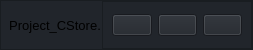
           <widget class="QFrame" name="contentTopBg">
            <property name="maximumSize">
             <size>
              <width>16777215</width>
              <height>50</height>
             </size>
            </property>
            <property name="styleSheet">
             <string notr="true">background-color: rgb(33, 37, 43);</string>
            </property>
            <property name="frameShape">
             <enum>QFrame::StyledPanel</enum>
            </property>
            <property name="frameShadow">
             <enum>QFrame::Raised</enum>
            </property>
            <layout class="QHBoxLayout" name="horizontalLayout">
             <property name="spacing">
              <number>0</number>
             </property>
             <property name="leftMargin">
              <number>0</number>
             </property>
             <property name="topMargin">
              <number>0</number>
             </property>
             <property name="rightMargin">
              <number>0</number>
             </property>
             <property name="bottomMargin">
              <number>0</number>
             </property>
             <item>
              <widget class="QFrame" name="leftBox">
               <property name="styleSheet">
                <string notr="true">background-color: transparent;</string>
               </property>
               <property name="frameShape">
                <enum>QFrame::StyledPanel</enum>
               </property>
               <property name="frameShadow">
                <enum>QFrame::Raised</enum>
               </property>
               <layout class="QHBoxLayout" name="horizontalLayout_3">
                <property name="spacing">
                 <number>0</number>
                </property>
                <property name="leftMargin">
                 <number>0</number>
                </property>
                <property name="topMargin">
                 <number>0</number>
                </property>
                <property name="rightMargin">
                 <number>0</number>
                </property>
                <property name="bottomMargin">
                 <number>0</number>
                </property>
                <item>
                 <widget class="QLabel" name="leftLabel">
                  <property name="font">
                   <font>
                    <pointsize>10</pointsize>
                    <italic>false</italic>
                    <bold>false</bold>
                   </font>
                  </property>
                  <property name="styleSheet">
                   <string notr="true">background-color: transparent;</string>
                  </property>
                  <property name="text">
                   <string>  Project_CStore.</string>
                  </property>
                 </widget>
                </item>
               </layout>
              </widget>
             </item>
             <item>
              <widget class="QFrame" name="rightButtons">
               <property name="maximumSize">
                <size>
                 <width>150</width>
                 <height>16777215</height>
                </size>
               </property>
               <property name="frameShape">
                <enum>QFrame::StyledPanel</enum>
               </property>
               <property name="frameShadow">
                <enum>QFrame::Raised</enum>
               </property>
               <layout class="QHBoxLayout" name="horizontalLayout_2">
                <item>
                 <widget class="QPushButton" name="minimizeButton">
                  <property name="cursor">
                   <cursorShape>PointingHandCursor</cursorShape>
                  </property>
                  <property name="text">
                   <string/>
                  </property>
                  <property name="icon">
                   <iconset resource="CStore.qrc">
                    <normaloff>:/CStore/icons/minWindows.png</normaloff>:/CStore/icons/minWindows.png</iconset>
                  </property>
                 </widget>
                </item>
                <item>
                 <widget class="QPushButton" name="maximizeButton">
                  <property name="cursor">
                   <cursorShape>PointingHandCursor</cursorShape>
                  </property>
                  <property name="styleSheet">
                   <string notr="true"/>
                  </property>
                  <property name="text">
                   <string/>
                  </property>
                  <property name="icon">
                   <iconset resource="CStore.qrc">
                    <normaloff>:/CStore/icons/smallWindows.png</normaloff>:/CStore/icons/smallWindows.png</iconset>
                  </property>
                 </widget>
                </item>
                <item>
                 <widget class="QPushButton" name="closeButton">
                  <property name="cursor">
                   <cursorShape>PointingHandCursor</cursorShape>
                  </property>
                  <property name="styleSheet">
                   <string notr="true"/>
                  </property>
                  <property name="text">
                   <string/>
                  </property>
                  <property name="icon">
                   <iconset resource="CStore.qrc">
                    <normaloff>:/CStore/icons/closeWindow.png</normaloff>:/CStore/icons/closeWindow.png</iconset>
                  </property>
                 </widget>
                </item>
               </layout>
              </widget>
             </item>
            </layout>
           </widget>
